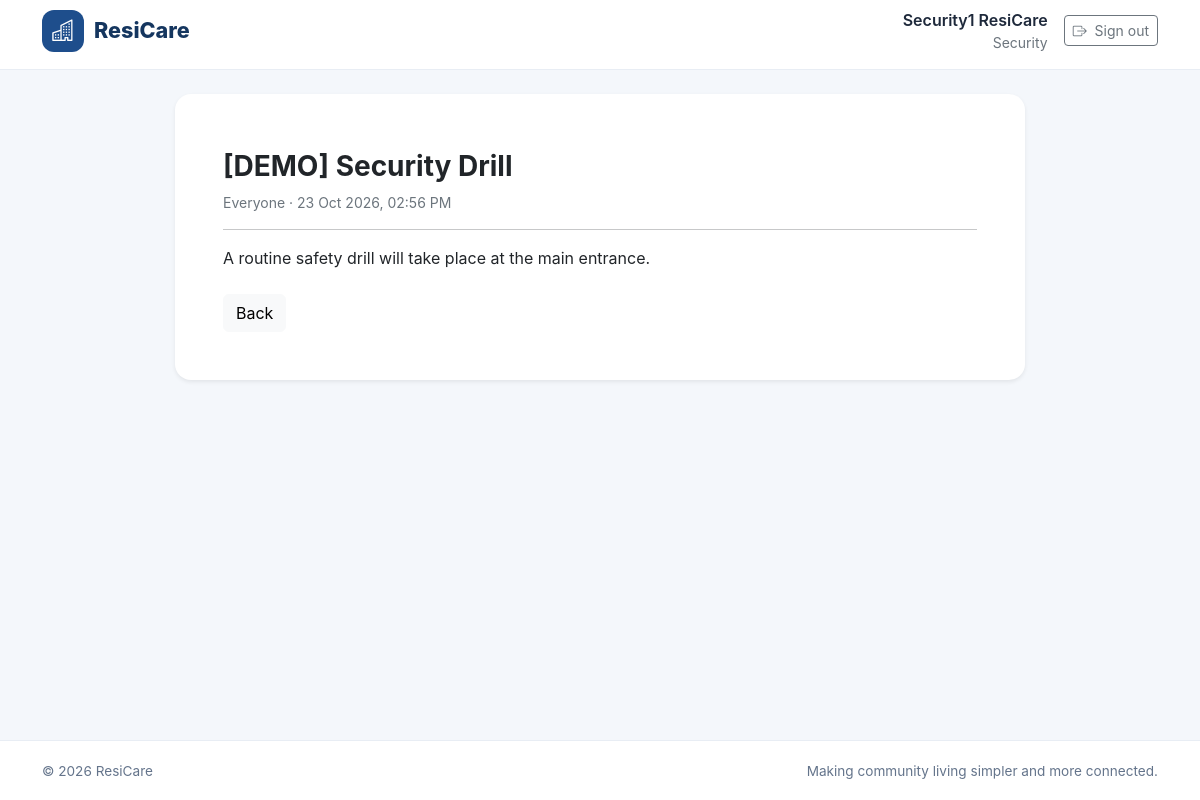
Screenshot of /community/notices/3/ (signed in) with the database file from the repository.
### accounts/models.py (models this page shows, shortened)
class User(AbstractUser):
    class Role(models.TextChoices):
        RESIDENT = "RESIDENT", "Resident"
        SECURITY = "SECURITY", "Security"
        MANAGEMENT = "MANAGEMENT", "Management"
    role = models.CharField(
        max_length=20,
        choices=Role.choices,
        default=Role.RESIDENT,
    )
    phone_number = models.CharField(
        max_length=15,
        blank=True,
    )

### community_hub/models.py (models this page shows, shortened)
class Notice(models.Model):
    title = models.CharField(max_length=200)
    content = models.TextField()
    audience = models.CharField(
        max_length=20,
        choices=Audience.choices,
        default=Audience.ALL,
    )
    is_published = models.BooleanField(default=False)
    author = models.ForeignKey(
        settings.AUTH_USER_MODEL,
        on_delete=models.SET_NULL,
        null=True,
        related_name="community_notices",
    )
    created_at = models.DateTimeField(auto_now_add=True)
    updated_at = models.DateTimeField(auto_now=True)
    class Meta:
        ordering = ["-created_at"]

### community_hub/views.py (the view)
# urls.py: path("notices/<int:notice_id>/", views.notice_detail, name="notice_detail"),
@login_required
def notice_detail(request, notice_id):
    notice = get_object_or_404(
        Notice.objects.select_related("author"), pk=notice_id
    )
    if not visible_items(
        Notice.objects.filter(pk=notice.pk), request.user
    ).exists():
        raise PermissionDenied
    return render(request, "community/notice_detail.html", {
        "notice": notice,
        "is_management": is_management(request.user),
    })

### community_hub/views.py (called while the page is built)
def is_management(user):
    return user.role == "MANAGEMENT"

def visible_items(queryset, user):
    if is_management(user):
        return queryset
    return queryset.filter(
        is_published=True
    ).filter(
        Q(audience="ALL") | Q(audience=user.role)
    )

### templates/community/notice_detail.html (shortened to what this page needs)
{% extends "base.html" %}
{% block content %}
<div class="container py-4">
    <div class="card border-0 shadow-sm rounded-4 mx-auto" style="max-width: 850px;">
        <div class="card-body p-4 p-md-5">
            <h1 class="h3 fw-bold mt-2">{{ notice.title }}</h1>
            <p class="small text-secondary">
                {{ notice.get_audience_display }} · {{ notice.created_at|date:"d M Y, h:i A" }}
            </p>
            <hr>
            <div style="white-space: pre-line;">{{ notice.content }}</div>
            <a href="{% url 'community:dashboard' %}" class="btn btn-light mt-4">Back</a>
        </div>
    </div>
</div>
{% endblock %}

### templates/base.html (shortened to what this page needs)
{% load static %}
<!DOCTYPE html>
<html lang="en">
<head>
    <link href="https://cdn.jsdelivr.net/npm/bootstrap@5.3.3/dist/css/bootstrap.min.css"
          rel="stylesheet">
    <link href="https://cdn.jsdelivr.net/npm/bootstrap-icons@1.11.3/font/bootstrap-icons.min.css"
          rel="stylesheet">
</head>
<body>
    <header class="rc-navbar">
        <nav class="container h-100 d-flex align-items-center justify-content-between py-2">
            <a href="{% if user.is_authenticated %}{% url 'dashboard' %}{% else %}{% url 'login' %}{% endif %}"
               class="rc-brand">
                <span class="rc-brand-icon">
                    <i class="bi bi-buildings"></i>
                </span>
                <span>ResiCare</span>
            </a>
            {% if user.is_authenticated %}
                <div class="d-flex align-items-center gap-3">
                    <div class="d-none d-sm-block text-end">
                        <div class="fw-semibold">{{ user.get_full_name|default:user.username }}</div>
                        <div class="small text-secondary">{{ user.get_role_display }}</div>
                    </div>
                    <form method="post" action="{% url 'logout' %}" class="m-0">
                        <button type="submit" class="btn btn-outline-secondary btn-sm">
                            <i class="bi bi-box-arrow-right me-1"></i>
                            Sign out
                        </button>
                    </form>
                </div>
            {% endif %}
        </nav>
    </header>
    <main class="rc-main">
        {% block content %}{% endblock %}
    </main>
    <footer class="rc-footer">
        <div class="container d-flex flex-column flex-sm-row justify-content-between gap-2">
            <span>&copy; {% now "Y" %} ResiCare</span>
            <span>Making community living simpler and more connected.</span>
        </div>
    </footer>
</body>
</html>

### templates/base.html (style rules this page uses)
:root { --rc-primary: #1e4e8c; --rc-primary-dark: #15365f; --rc-background: #f4f7fb; --rc-text: #1e293b; --rc-muted: #64748b; }
* { box-sizing: border-box; }
body { margin: 0; font-family: Inter, "Segoe UI", Arial, sans-serif; color: var(--rc-text); background: var(--rc-background); }
.rc-navbar { min-height: 70px; background: #fff; border-bottom: 1px solid #e8edf4; }
.rc-brand { display: inline-flex; align-items: center; gap: 10px; color: var(--rc-primary-dark); font-size: 1.35rem; font-weight: 800; text-decoration: none; }
.rc-brand-icon { display: inline-flex; align-items: center; justify-content: center; width: 42px; height: 42px; color: #fff; background: var(--rc-primary); border-radius: 12px; }
.rc-main { min-height: calc(100vh - 130px); }
.rc-footer { padding: 20px 0; color: var(--rc-muted); background: #fff; border-top: 1px solid #e8edf4; font-size: .85rem; }

### rows the page displays
User: get_full_name "Security1 ResiCare", role "Security"
Notice: title "[DEMO] Security Drill", audience "Everyone", created_at "23 Oct 2026, 02:56 PM", content "A routine safety drill will take place at the main entrance."
